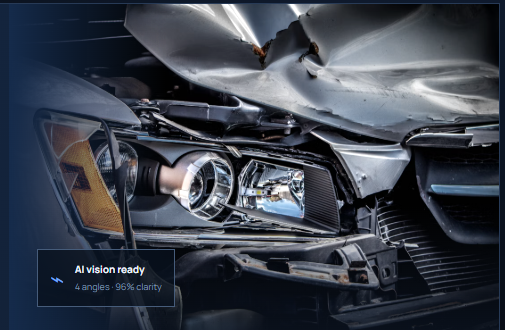
#> input picture smart-vehicle-claim-assessment/frontend/src/assets/crash_hero.png, 505 x 330 px
$ python -i damage_analyzer.py   (imports and definitions only)
#> lines starting #> are read from the running program, lines starting #| are printed output that depends on the picture; after the words box and inside, x2 and y2 are one past the last pixel; in counts of white or black regions, pixels touching at a corner belong together
#> further down, picture is the input picture: PIL image 505x330 RGBA; mean R, G, B, A 58.8, 64.9, 76.3, 255
from __future__ import annotations

import math
import os
from pathlib import Path
from typing import Any, Dict, List, Optional, Tuple

import numpy as np
from PIL import Image, ImageDraw, ImageFont, ImageOps

try:
    import cv2  # type: ignore
except Exception:  # pragma: no cover
    cv2 = None

from app.config import get_settings

KAGGLE_DAMAGE_CLASSES = ["crack", "scratch", "tire flat", "dent", "glass shatter", "lamp broken"]
SEVERITY_ORDER = {"Unknown": 0, "Minor": 1, "Moderate": 2, "Severe": 3}
COMPONENTS_BY_REGION = {
    "front": ["front bumper", "bonnet", "headlight", "grille", "windshield"],
    "rear": ["rear bumper", "tail light", "boot", "rear windshield"],
    "side": ["door", "fender", "side mirror", "wheel area", "roof"],
    "closeup": ["damaged area"],
    "unknown": ["visible exterior panel"],
}


# [27 lines left out: functions get_device_info, model_status, not called in this run]


def _damage_mask(img: Image.Image) -> np.ndarray:
    arr = np.asarray(img.convert("RGB"), dtype=np.uint8)
    gray = np.asarray(ImageOps.grayscale(img), dtype=np.uint8)
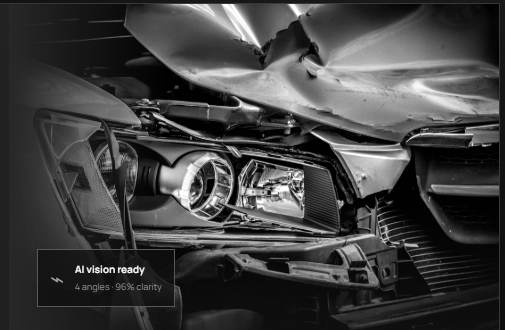
#> gray: shape (330, 505); min 0, max 255, mean 64.4
    r, g, b = arr[:, :, 0], arr[:, :, 1], arr[:, :, 2]
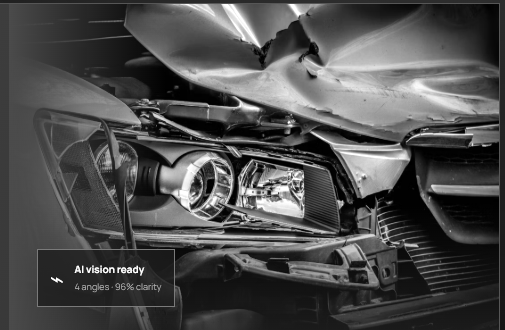
#> b: shape (330, 505); min 0, max 255, mean 76.3
    # Synthetic/demo damage and many real paint-transfer/scratch marks often appear
    # as localized red/brown/dark anomalies. Prefer these localized anomalies when
    # present so we do not treat normal vehicle/wheel/body edges as damage.
    red_brown = ((r.astype(np.int16) > g.astype(np.int16) + 25) & (r.astype(np.int16) > b.astype(np.int16) + 25) & (r > 80) & (g < 140) & (b < 140))
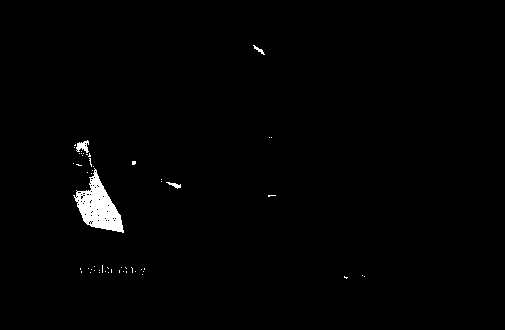
#> red_brown: shape (330, 505) bool; 1.1% white; 54 white regions (50 under 20 px), largest, box (x1, y1, x2, y2) and area: (73, 168, 124, 233) 1530, (76, 140, 89, 153) 99, (166, 182, 181, 189) 45, (253, 45, 265, 55) 37
    if cv2 is not None:
        blur = cv2.GaussianBlur(gray, (5, 5), 0)
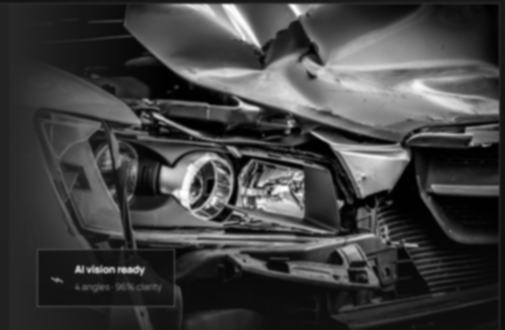
#> blur: shape (330, 505); min 0, max 255, mean 64.4
        edges = cv2.Canny(blur, 60, 150)
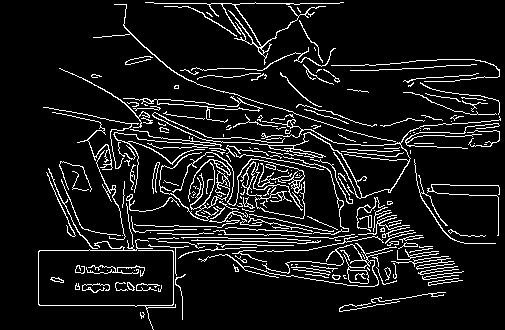
#> edges: shape (330, 505); 9.3% white in thin lines or dots
        if int(red_brown.sum()) > 60:
            focus = cv2.dilate(red_brown.astype(np.uint8) * 255, np.ones((21, 21), np.uint8), iterations=1)
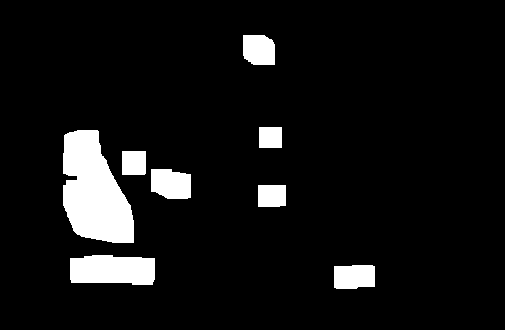
#> focus: shape (330, 505); 7.5% white; 8 white regions, largest, box (x1, y1, x2, y2) and area: (63, 130, 134, 243) 5658, (70, 255, 155, 285) 2268, (151, 169, 191, 199) 1050
            mask = cv2.bitwise_or(red_brown.astype(np.uint8) * 255, cv2.bitwise_and(edges, focus))
#> mask: shape (330, 505); 2.1% white; 78 white regions (55 under 20 px), largest, box (x1, y1, x2, y2) and area: (63, 154, 126, 240) 1739, (86, 265, 145, 277) 196, (76, 130, 101, 161) 165
            mask = cv2.morphologyEx(mask, cv2.MORPH_CLOSE, np.ones((7, 7), np.uint8), iterations=2)
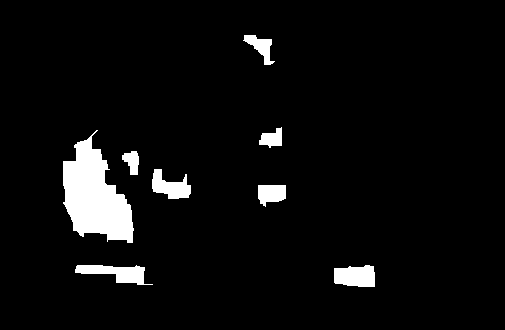
#> mask: shape (330, 505); 5% white; 8 white regions, largest, box (x1, y1, x2, y2) and area: (63, 130, 134, 243) 4608, (75, 265, 153, 285) 823, (334, 265, 375, 287) 771
            return mask > 0
        # Generic fallback when no color anomaly exists. Keep only smaller, local high-gradient/dark clusters.
        dark = (gray < np.percentile(gray, 7)).astype(np.uint8) * 255
        mask = cv2.bitwise_or(edges, dark)
        kernel = np.ones((5, 5), np.uint8)
        mask = cv2.morphologyEx(mask, cv2.MORPH_CLOSE, kernel, iterations=1)
        mask = cv2.morphologyEx(mask, cv2.MORPH_OPEN, np.ones((3, 3), np.uint8), iterations=1)
        return mask > 0
    # Numpy fallback: color anomaly if present, otherwise gradient magnitude + very dark pixels.
    if int(red_brown.sum()) > 60:
        return red_brown
    gray_f = gray.astype(np.float32)
    gx = np.zeros_like(gray_f)
    gy = np.zeros_like(gray_f)
    gx[:, 1:] = np.abs(gray_f[:, 1:] - gray_f[:, :-1])
    gy[1:, :] = np.abs(gray_f[1:, :] - gray_f[:-1, :])
    grad = gx + gy
    return (grad > np.percentile(grad, 98)) | (gray < np.percentile(gray, 7))


# [249 lines left out: functions _components, _infer_damage_type, _infer_component, _severity, _confidence, _draw_overlay and 3 more, not called in this run]

>>> from PIL import Image
>>> picture = Image.open('../../../frontend/src/assets/crash_hero.png')
>>> result = _damage_mask(picture)
